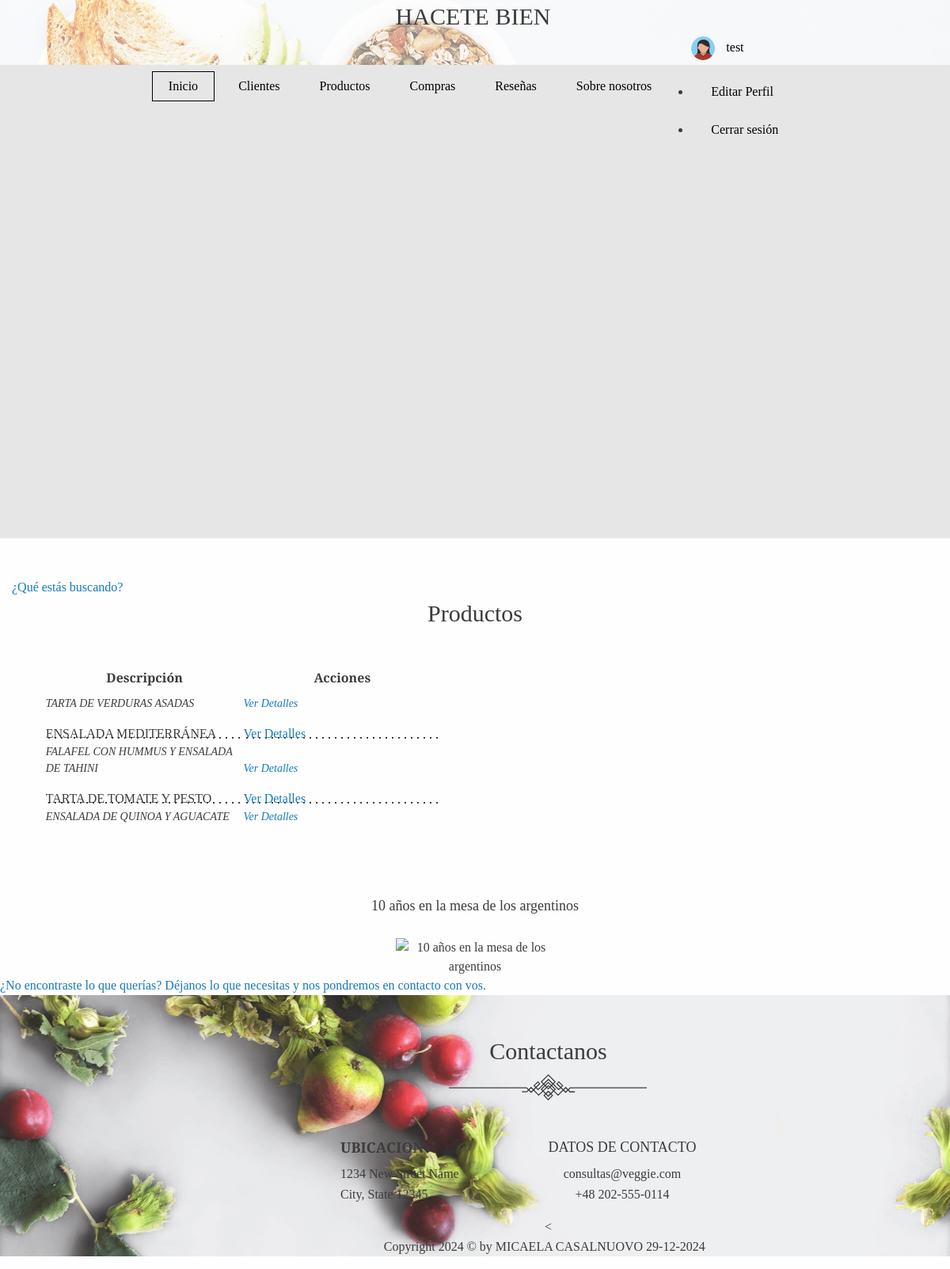
Page /App/productos/ (signed in) on the committed database.
### Users/models.py (models this page shows, shortened)
class Avatar(models.Model):
    user = models.OneToOneField(User, on_delete=models.CASCADE, null=True, blank=True)
    imagen = models.ImageField(upload_to='avatars/', null=True, blank=True)

### App/models.py (models this page shows, shortened)
class ModeloProducto(models.Model):
    sku = models.CharField(max_length=50, unique=True)
    descripcion = models.TextField()
    stock = models.PositiveIntegerField()
    precio = models.DecimalField(max_digits=10, decimal_places=2)

### App/views.py (the view)
# urls.py: path('productos/', views.productos, name='productos'),
def productos(request):
    productos = ModeloProducto.objects.all()
    return render(request, 'App/productos.html', {'productos': productos})

### App/templates/App/productos.html (shortened to what this page needs)
{% extends "App/base.html" %}
{% load static %}
{% block main %}
<section id="productos" class="menu-cart scroll-reveal">
    <div class="container">
        <div class="busqueda-btn-container">
            <a href="{% url 'buscar_producto' %}" class="btn btn-primary">
                ¿Qué estás buscando?
            </a>
        </div>
        <h1 class="header-txt">Productos</h1>
        <div class="tabs-content" data-tabs-content="example-tabs">
            <div class="tabs-panel is-active" id="panel1">
                <div class="menu-content">
                    <div class="menu-section">
                        <table>
                            <tr>
                                <th>Descripción</th>
                                {% if user.is_authenticated %}
                                    <th>Acciones</th>
                                {% endif %}
                            </tr>
                            {% for producto in productos %}
                            <tr>
                                <td>{{ producto.descripcion }}</td>
                                {% if user.is_authenticated %}
                                    <td>
                                        <div style="display: flex; justify-content: space-between; gap: 10px;">
                                            <a href="{% url 'producto_detail' sku=producto.sku %}" class="btn btn-info" title="Ver Detalles">
                                                Ver Detalles
                                            </a>
                                        </div>
                                    </td>
                                {% endif %}
                            </tr>
                            {% empty %}
                            <tr>
                                <td colspan="2">No hay productos disponibles.</td>
                            </tr>
                            {% endfor %}
                        </table>
                    </div>
                </div>
            </div>
        </div>
    </div>
</section>
<div class="productos-final-image" style="text-align: center; margin-top: 40px;">
    <h3>10 años en la mesa de los argentinos</h3>
    <img src="https://i.ibb.co/7NFLYNc/veggie.png" alt="10 años en la mesa de los argentinos" style="max-width: 200px; margin-top: 20px;">
</div>
<a href="{% url 'formulario_prodsinstock' %}" class="btn btn-secondary">
    ¿No encontraste lo que querías? Déjanos lo que necesitas y nos pondremos en contacto con vos.
</a>
{% endblock %}

### App/templates/App/base.html (shortened to what this page needs)
<!doctype html>
{% load static %}
<html class="no-js" lang="en">
<head>
    <link rel="stylesheet" href="{% static 'App/css/app.css' %}">
    <link rel="stylesheet" type="text/css" href="https://cdnjs.cloudflare.com/ajax/libs/slick-carousel/1.7.1/slick.css" />
    <link rel="stylesheet" type="text/css" href="https://cdnjs.cloudflare.com/ajax/libs/slick-carousel/1.7.1/slick-theme.css" />
</head>
<body>
    <header class="site-header">
        <div class="container">
            <div class="header-content">
                <div class="top-menu  scroll-reveal">
                    <div class="menu">
                        <nav id="main-nav" data-animate="menu-in menu-out">
                            <ul class="main-navigation">
                                <ul class="main-navigation">
                                    <li><a class="m-active" href="{% url 'inicio' %}" data-text="Inicio">Inicio</a></li>
                                    <li><a class="m-anim" href="{% url 'clientes' %}" data-text="Clientes">Clientes</a></li>
                                    <li><a class="m-anim" href="{% url 'productos' %}" data-text="Productos">Productos</a></li>
                                    <li><a class="m-anim" href="{% url 'compra' %}" data-text="Compras">Compras</a></li>
                                    <li><a class="m-anim" href="{% url 'resenas' %}" data-text="Reseñas">Reseñas</a></li>
                                    <li><a class="m-anim" href="{% url 'about' %}" data-text="Sobre nosotros">Sobre nosotros</a></li>
                                    {% if user.is_authenticated %}
                                    <li class="nav-item dropdown">
                                        <a class="nav-link dropdown-toggle" href="#" id="navbarDropdown" role="button" data-bs-toggle="dropdown" aria-expanded="false">
                                            {% if user.avatar %}
                                                <img src="{{ user.avatar.imagen.url }}" alt="Avatar"
                                                     style="width: 30px; height: 30px; border-radius: 50%; object-fit: cover; margin-right: 10px;" />
                                            {% else %}
                                                <img src="{% static 'default-avatar.png' %}" alt="Avatar"
                                                     style="width: 30px; height: 30px; border-radius: 50%; object-fit: cover; margin-right: 10px;" />
                                            {% endif %}
                                            {{ user.username }}
                                        </a>
                                        <ul class="dropdown-menu" aria-labelledby="navbarDropdown">
                                            <li><a class="dropdown-item" href="{% url 'cambiar_email_y_contrasena' %}" data-text="Editar Perfil">Editar Perfil</a></li>
                                            <li><a class="dropdown-item" href="{% url 'Logout' %}" data-text="Cerrar sesión">Cerrar sesión</a></li>
                                        </ul>
                                    </li>
                                {% else %}
                                    <li><a class="m-anim" href="{% url 'Login' %}" data-text="Login">Iniciar sesión</a></li>
                                {% endif %}
                                </ul>
                        </nav>
                    </div>
                </div>
            </div>
        </div>
        <div class="slider">
            <div class="a-slide slide1">
                <div class="container">
                    <div class="bottom-section scroll-reveal" data-origin="right" data-distance="20%">
                        <h1 class="header-txt">HACETE BIEN</h1>
                    </div>
                </div>
            </div>
        </div>
    </header>
</body>
    {% block main  %}
    {% endblock main  %}
    <footer id="contact-us">
        <div class="container">
            <div class="footer-content">
                <h1 class="header-txt scroll-reveal">Contactanos</h1>
                <div class="divider scroll-reveal">
                </div>
                <div class="contact-info scroll-reveal">
                    <div class="info-address">
                        <h3>Ubicacion</h3>
                        <p>1234 New Street Name<br>City, State 12345</p>
                    </div>
                    <div class="Datos de contacto">
                        <h3>Datos de contacto</h3>
                        <p>consultas@veggie.com<br>+48 202-555-0114</p>
                    </div>
                </div>
                <
            </div>
            <p class="copy-info">Copyright 2024 © by MICAELA CASALNUOVO 29-12-2024</p>
        </div>
    </footer>
</body>
</html>

### rows in the picture
ModeloProducto: descripcion "TARTA DE VERDURAS ASADAS"
ModeloProducto: descripcion "ENSALADA MEDITERRÁNEA"
ModeloProducto: descripcion "FALAFEL CON HUMMUS Y ENSALADA DE TAHINI"
ModeloProducto: descripcion "TARTA DE TOMATE Y PESTO"
ModeloProducto: descripcion "ENSALADA DE QUINOA Y AGUACATE"

### other values in the picture
{{ user.username }} "test"
